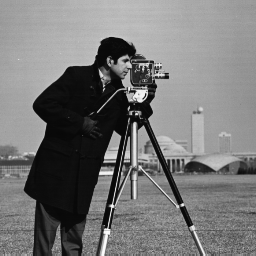
#> input picture CVL/Lab2/cameraman.png, 256 x 256 px
$ python l2q5.py
#> lines starting #> are read from the running program, lines starting #| are printed output that depends on the picture
# Gray level slicing

import cv2
import numpy as np

img = cv2.imread('cameraman.png', 0)
#> img is the input picture: shape (256, 256); min 7, max 253, mean 118.7
cv2.imshow("Original", img)
cv2.waitKey(0)

# To ascertain total numbers of rows and columns of the image, use size of the image
m, n = img.shape
#> m = 256; n = 256

# the lower threshold value
T1 = 100

# the upper threshold value
T2 = 180

# create an array of zeros
img_thresh_back = np.zeros((m, n), dtype=np.uint8)

for i in range(m):

    for j in range(n):

        if T1 < img[i, j] < T2:
            img_thresh_back[i, j] = 255
        else:
            img_thresh_back[i, j] = img[i, j]
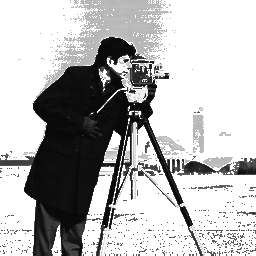
#> img_thresh_back: shape (256, 256); min 7, max 255, mean 183.6

# Display the image with Grey Level Slicing with Background
cv2.imshow("Gray level slicing", img_thresh_back)
cv2.waitKey(0)

$ run again, with CVL/Lab2/sample.jpg saved as CVL/Lab2/cameraman.png
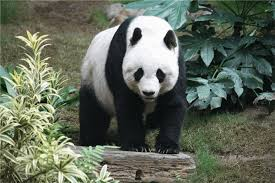
#> input picture CVL/Lab2/sample.jpg, 275 x 183 px
#> `img = cv2.imread('cameraman.png', 0)`:
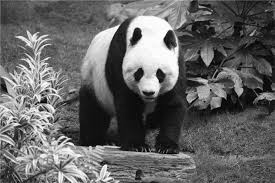
#> img: shape (183, 275); min 0, max 255, mean 100.2
#> after the loop `for i in range(m):`:
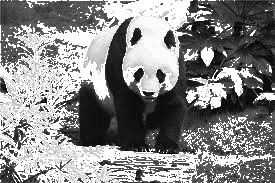
#> img_thresh_back: shape (183, 275); min 0, max 255, mean 136.3
